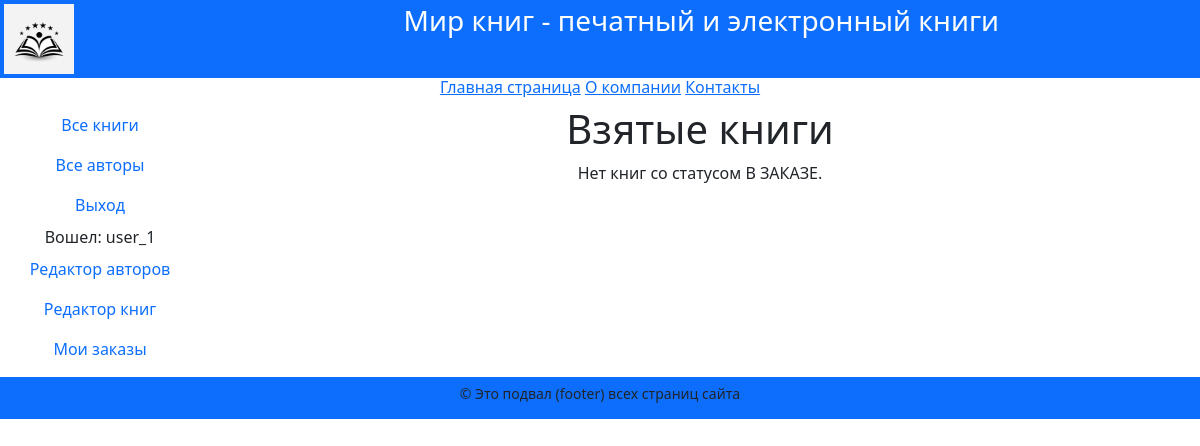
/mybooks/ (signed in), run on an earlier commit of the app's database.
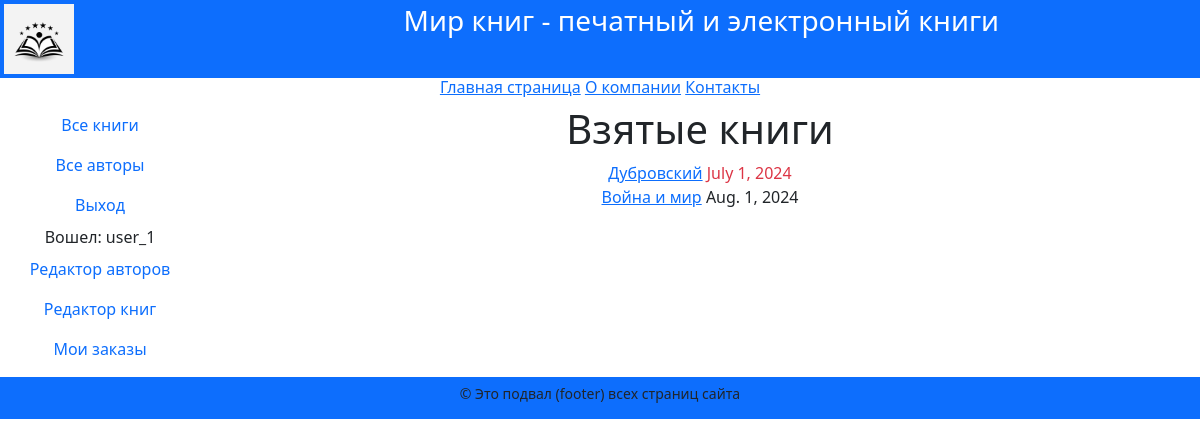
And on a later commit of the database.
### catalog/models.py (models this page shows, shortened)
class BookInstance(models.Model):
    class Meta:
        ordering = ["due_back"]
    book = models.ForeignKey(
        "Book",
        on_delete=models.CASCADE,
        null=True,
    )
    inv_num = models.CharField(
        max_length=20,
        help_text="Введите инвентарный номер экземпляра",
        verbose_name="Инвентарный номер",
    )
    status = models.ForeignKey(
        "Status",
        on_delete=models.CASCADE,
        null=True,
        help_text="Изменить состояние экзампляра",
        verbose_name="Статус экзампляра книги",
    )
    due_back = models.DateField(
        null=True,
        help_text="Введите конец срока статуса",
        verbose_name="Дата окончания статуса",
    )
    borrower = models.ForeignKey(
        get_user_model(),
        on_delete=models.SET_NULL,
        null=True,
        blank=True,
        verbose_name="Заказчик",
        help_text="Веберите заказчика книги",
    )
    @property
    def is_overdue(self):
        if self.due_back and date.today() > self.due_back:
            return True
        return False

class Book(models.Model):
    title = models.CharField(
        max_length=200,
        help_text="Введите название книги",
        verbose_name="Название книги",
    )
    genre = models.ForeignKey(
        "Genre",
        on_delete=models.CASCADE,
        null=True,
        help_text="Выберите жанр книги",
        verbose_name="Жанр книги",
    )
    language = models.ForeignKey(
        "Language",
        on_delete=models.CASCADE,
        null=True,
        help_text="Выберите язык книги",
        verbose_name="Язык книги",
    )
    publisher = models.ForeignKey(
        "Publisher",
        on_delete=models.CASCADE,
        null=True,
        help_text="Выберите издательство",
        verbose_name="Издательство",
    )
    year = models.CharField(
        max_length=4,
        help_text="Введите год издания",
        verbose_name="Год издания",
    )
    author = models.ManyToManyField(
        "Author",
        help_text="Выберите автора (авторов) книги",
        verbose_name="Автор (авторы) книги",
    )
    summary = models.TextField(
        max_length=1000,
        help_text="Введите краткое описание книги",
        verbose_name="Аннотация книги",
    )
    isbn = models.CharField(
        max_length=13,
        help_text="Должно содержать 13 символов",
        verbose_name="ISBN книги",
    )
    price = models.DecimalField(
        decimal_places=2,
        max_digits=7,
        help_text="Введите цену книги",
        verbose_name="Цена (руб.)",
    )
    photo = models.ImageField(
        upload_to="images",
        help_text="Загрузите изображение обложки",
        verbose_name="Изображение обложки",
    )
    def display_author(self):
        return ", ".join([author.last_name for author in self.author.all()])
    display_author.short_description = "Авторы"

### catalog/views.py (the view)
# urls.py: path("mybooks/", views.LoanedBooksByUserListView.as_view(), name="my-borrowed"),
class LoanedBooksByUserListView(LoginRequiredMixin, ListView):
    model = BookInstance
    template_name = "catalog/bookinstance_list_borrowed_user.html"
    paginate_by = 10
    def get_queryset(self) -> QuerySet[Any]:
        return (
            BookInstance.objects.filter(borrower=self.request.user)
            .filter(status__exact="2")
            .order_by("due_back")
        )

### catalog/templates/catalog/bookinstance_list_borrowed_user.html
{% extends "base.html" %}
{% block content %}
<h1>Взятые книги</h1>
{% if bookinstance_list %}
{% for bookinst in bookinstance_list %}
<div class="{% if bookinst.is_overdue %} text-danger{% endif %}">
  <a href="{% url 'book-detail' bookinst.book.pk %}">{{bookinst.book.title}}</a>
  {{bookinst.due_back}}
</div>
{% endfor %}
{% else %}
<p>Нет книг со статусом В ЗАКАЗЕ.</p>
{% endif %}
{% endblock content %}

What changed in the data, as far as the page shows it:
now on this page (row edited): BookInstance: book "Дубровский", due_back "July 1, 2024"
now on this page (row edited): BookInstance: book "Война и мир", due_back "Aug. 1, 2024"
Also different on the page:
text no longer shown: "Нет книг со статусом В ЗАКАЗЕ."
